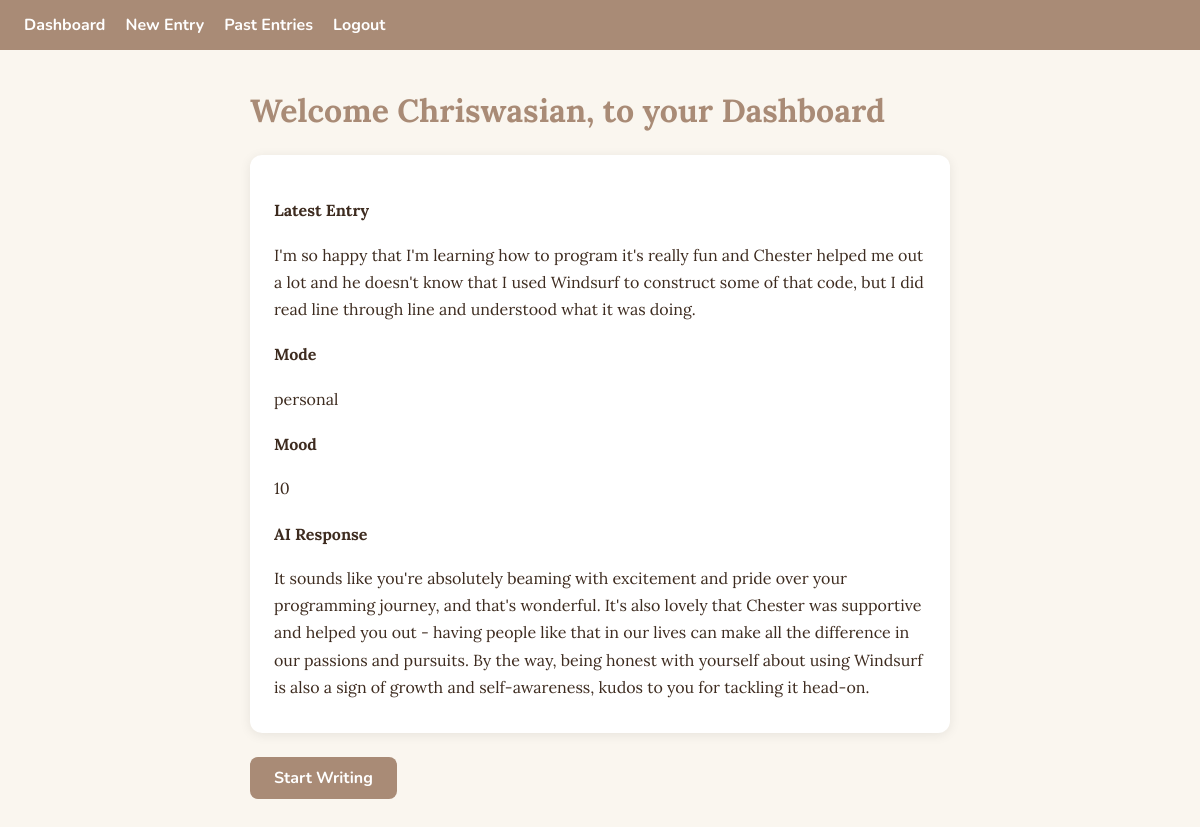
The page /dashboard (signed in) on the database its author committed.
### app.py (models this page shows)
class User(db.Model, UserMixin):
                id = db.Column(db.Integer, primary_key=True)
                username = db.Column(db.String(80), unique=True, nullable=False)
                email = db.Column(db.String(120), unique=True, nullable=False)
                password = db.Column(db.String(200), nullable=False)
                entries = db.relationship('Entry', backref='owner', lazy=True)

class Entry(db.Model):
                id = db.Column(db.Integer, primary_key=True)
                content = db.Column(db.Text, nullable=False)
                tags = db.Column(db.Text, nullable=True , default="")
                mode = db.Column(db.String(10), default="Personal")
                ai = db.Column(db.Text, nullable=True)
                mood = db.Column(db.Integer, nullable=True)
                created_at = db.Column(db.DateTime, default=datetime.utcnow)
                user_id = db.Column(db.Integer, db.ForeignKey('user.id'), nullable=False)

### app.py (the view)
@app.route('/dashboard')
@login_required
def dashboard():
    entries = Entry.query.filter_by(user_id=current_user.id).order_by(Entry.created_at.desc()).first()
    return render_template('dashboard.html', latest_entry=entries)

### app.py (called while the page is built)
@login_manager.user_loader
def load_user(user_id):
    return User.query.get(int(user_id))

### templates/dashboard.html (shortened to what this page needs)
{% extends 'base.html' %}
{% block content %}
<h1>Welcome {{ current_user.username }}, to your Dashboard</h1>
{% if latest_entry %}
<div class="entry-card">
    <h4>Latest Entry</h4>
    <p>{{ latest_entry.content }}</p>
    <h4>Mode</h4>
    <p>{{ latest_entry.mode }}</p>
    <h4>Mood</h4>
    <p>{{ latest_entry.mood }}</p>
    <h4>AI Response</h4>
    <p>{{ latest_entry.ai }}</p>
</div>
{% else %}
<p>No entries yet!</p>
{% endif %}
<p><a href="{{ url_for('new_entry') }}" class="btn">Start Writing</a> </p>
{% endblock%}

### static/style.css (style rules this page uses)
:root { --brown-dark: #A98B76; --brown-mid: #BFA28C; --cream: #F3E4C9; --sage: #BABF94; --text: #3d2b1f; --bg: #faf6ef; --white: #ffffff; }
body { background-color: var(--bg); color: var(--text); font-family: 'Lora', serif; margin: 0; padding: 0; }
h1, h2 { font-family: 'Lora', serif; color: var(--brown-dark); }
.entry-card { background-color: var(--white); border-radius: 12px; padding: 24px; box-shadow: 0 2px 12px rgba(0, 0, 0, 0.08); margin: 24px 0; }
.entry-card p { margin: 8px 0; line-height: 1.7; }
.btn { display: inline-block; background-color: var(--brown-dark); color: var(--white); padding: 10px 24px; border-radius: 8px; text-decoration: none; font-family: 'Nunito', sans-serif; font-weight: 700; }

### rows shown on the page
User: username "Chriswasian"
Entry: content "I'm so happy that I'm learning how to program it's really fun and Chester helped me out a lot and he doesn't know that I used Windsurf to construct some of that code, but I did read line through line and understood what it was doing.", mode "personal", mood "10", ai "It sounds like you're absolutely beaming with excitement and pride over your programming journey, and that's wonderful. It's also lovely that Chester was supportive and helped you out - having people like that in our lives can make all the difference in our passions and pursuits. By the way, being honest with yourself about using Windsurf is also a sign of growth and self-awareness, kudos to you for tackling it head-on."
